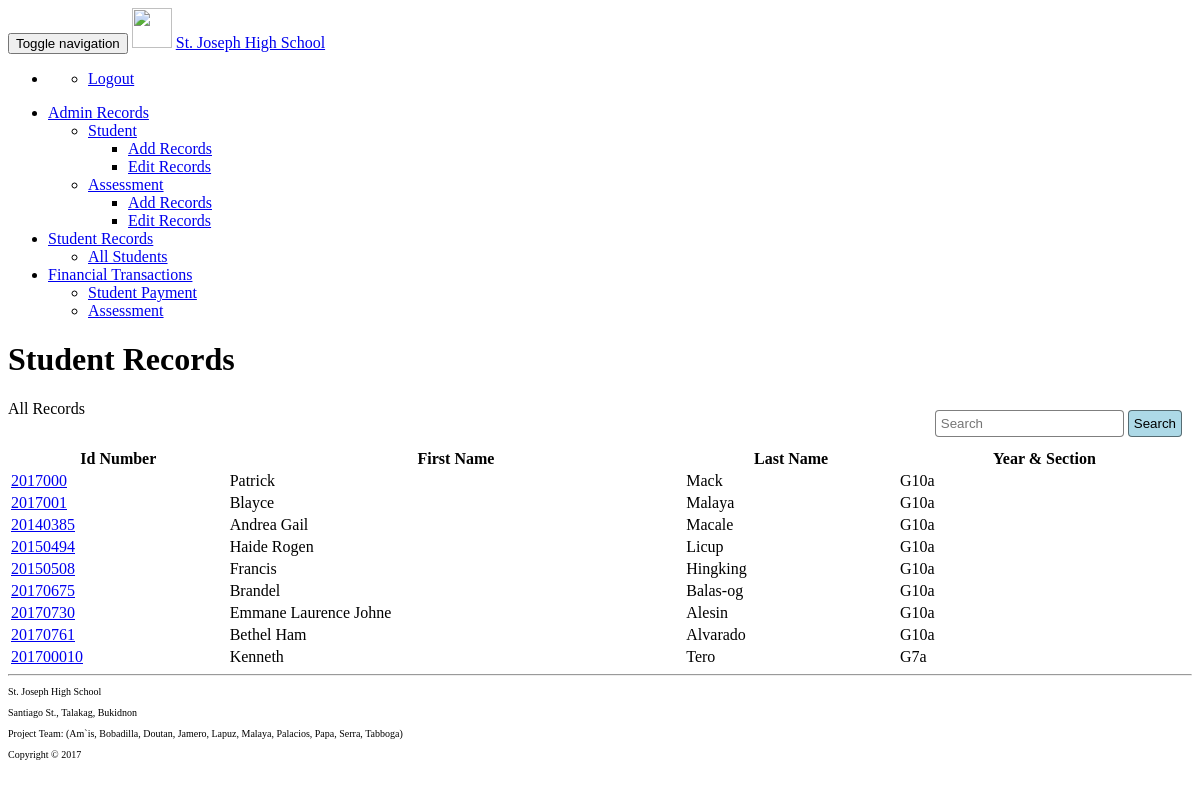
Page /studentrecords.php on the earlier database version.
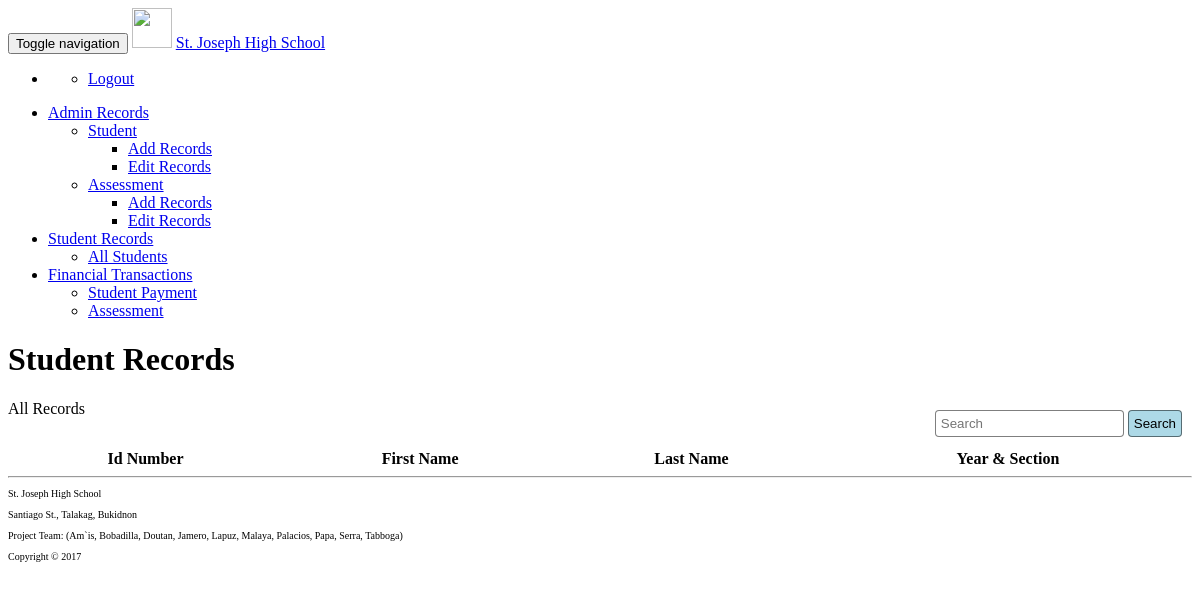
Same page on the later database version.
### tables this page shows
CREATE TABLE `student` (
  `StudentID` varchar(30) NOT NULL,
  `Lname` varchar(100) DEFAULT NULL,
  `Fname` varchar(100) DEFAULT NULL,
  `Mname` varchar(100) DEFAULT NULL,
  `Gender` varchar(10) NOT NULL,
  `Address` varchar(100) DEFAULT NULL,
  `Level_code` varchar(5) DEFAULT NULL,
  `Date_enrolled` date DEFAULT NULL,
  `School_Year` varchar(20) DEFAULT NULL,
  PRIMARY KEY (`StudentID`),
  KEY `Level_code` (`Level_code`),
  CONSTRAINT `student_ibfk_1` FOREIGN KEY (`Level_code`) REFERENCES `level` (`Level_code`)
);

### studentrecords.php (the view, shortened to what the changed rows need)
<!DOCTYPE html>
<html lang="en">
<head>
</head>
<body>
    <div id="wrapper">
        <div id="page-wrapper">
            <div class="row">
                <div class="col-lg-12">
                    <h1 class="page-header">Student Records</h1>
                </div>
            </div>
            <div class="row">
                <div class="col-lg-12">
                    <div class="panel panel-default">
                        <div class="panel-body">
                            <table width="100%" class="table table-striped table-bordered table-hover">
                                <thead>
                                    <tr>
                                        <th>Id Number</th>
                                        <th>First Name</th>
										<th>Last Name</th>
                                        <th>Year & Section</th>
                                    </tr>
                                </thead>
                                <tbody>
									<?php
										$connection = mysqli_connect('localhost', 'root', '');
										mysqli_select_db($connection, $_SESSION['database']);
										$query = 'SELECT * FROM student';
										$result = mysqli_query($connection, $query);
										while($row = mysqli_fetch_row($result))
										{
									?>
											<tr>
												<td><a href="ledger.php?id=<?php echo $row[0]; ?>"><?php echo $row[0]; ?></a></td>
												<td><?php echo $row[2]; ?></td>
												<td><?php echo $row[1]; ?></td>
												<td><?php echo $row[6]; ?></td>
											</tr>
									<?php
										}
									?>
								</tbody>
                            </table>
                        </div>
                    </div>
                </div>
            </div>
    </div>
</body>
</html>

Differences in the rows shown:
removed student: StudentID "2017000", Fname "Patrick", Lname "Mack", Level_code "G10a"
removed student: StudentID "2017001", Fname "Blayce", Lname "Malaya", Level_code "G10a"
removed student: StudentID "20140385", Fname "Andrea Gail", Lname "Macale", Level_code "G10a"
removed student: StudentID "20150494", Fname "Haide Rogen", Lname "Licup", Level_code "G10a"
removed student: StudentID "20150508", Fname "Francis", Lname "Hingking", Level_code "G10a"
removed student: StudentID "20170675", Fname "Brandel", Lname "Balas-og", Level_code "G10a"
removed student: StudentID "20170730", Fname "Emmane Laurence Johne", Lname "Alesin", Level_code "G10a"
removed student: StudentID "20170761", Fname "Bethel Ham", Lname "Alvarado", Level_code "G10a"
removed student: StudentID "201700010", Fname "Kenneth", Lname "Tero", Level_code "G7a"
